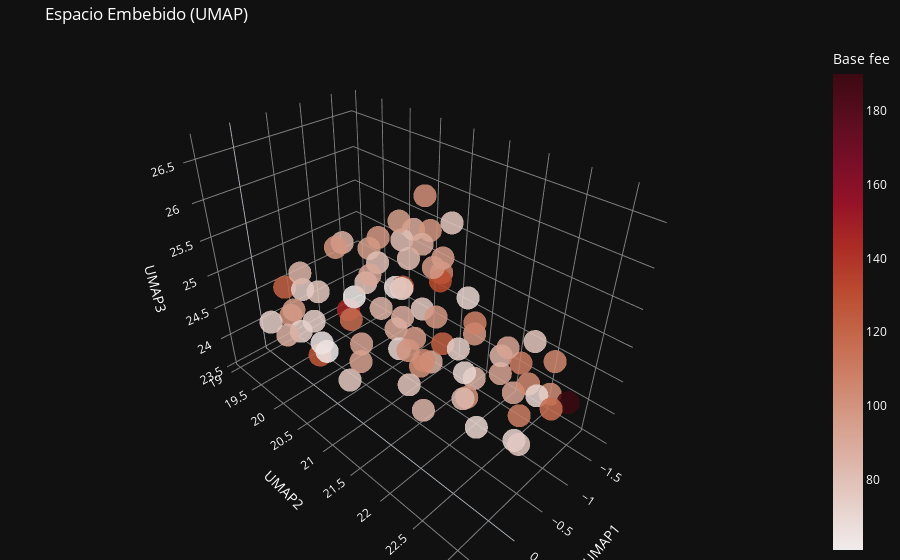

Source (notebook cell):
### Code cell
fig = plot_umap_svd_space(df_space,color_column="Base fee")
fig.show()
